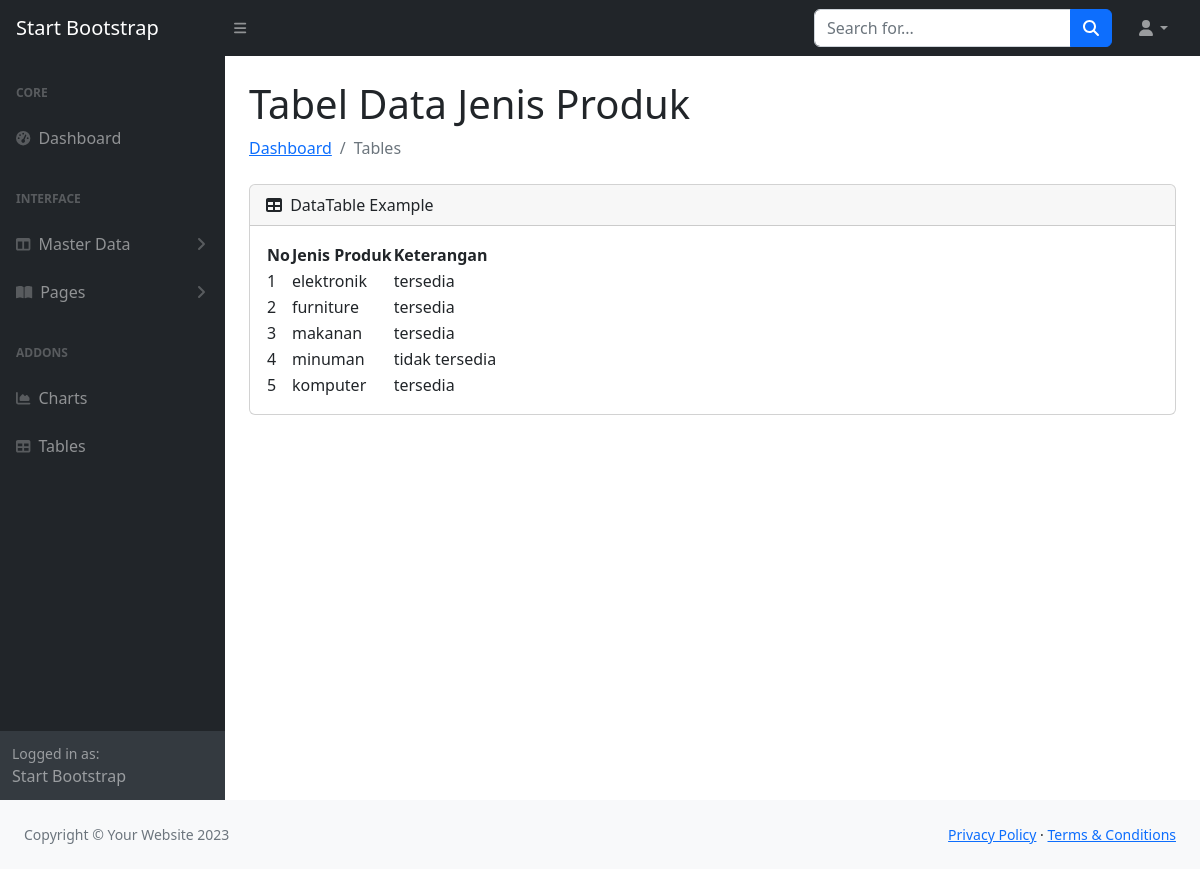
The app's page /admin/index.php?url=jenis_product with its own data.
### tables this page shows
CREATE TABLE `jenis_produk` (
  `id` int(11) NOT NULL,
  `nama` varchar(45) DEFAULT NULL,
  `keterangan` varchar(50) NOT NULL
);

### admin/models/jenis_produk.php (called while the page is built)
<?php
class JenisProduk{
    private $koneksi;
    public function __construct(){
        global $dbh;
        $this->koneksi = $dbh;
    }
    public function JenisProduk(){
        $sql = "SELECT * FROM jenis_produk";
        $ps = $this->koneksi->prepare($sql);
        $ps->execute();
        $rs = $ps->fetchAll();
        return $rs;
    }
}
?>

### admin/jenis_product.php (the view, shortened to what this page needs)
<?php
$model = new JenisProduk();
$jenis_produk = $model->JenisProduk();
?>
                        <h1 class="mt-4">Tabel Data Jenis Produk</h1>
                        <ol class="breadcrumb mb-4">
                            <li class="breadcrumb-item"><a href="index.html">Dashboard</a></li>
                            <li class="breadcrumb-item active">Tables</li>
                        </ol>
                        <div class="card mb-4">
                            <div class="card-header">
                                <i class="fas fa-table me-1"></i>
                                DataTable Example
                            </div>
                            <div class="card-body">
                                <table id="datatablesSimple">
                                <thead>
                                        <tr>
                                            <th>No</th>
                                            <th>Jenis Produk</th>
                                            <th>Keterangan</th>
                                        </tr>
                                    </thead>
                                    <tbody>
                                        <?php
                                        $no = 1;
                                        foreach($jenis_produk as $row){
                                        ?>
                                        <tr>
                                            <td><?= $no ?></td>
                                            <td><?= $row['nama']?></td>
                                            <td><?= $row['keterangan']?></td>
                                        </tr>
                                        <?php
                                        $no++;
                                        }
                                        ?>
                                    </tbody>
                                </table>
                            </div>
</div>
</div>

### records on screen
jenis_produk: nama "elektronik", keterangan "tersedia"
jenis_produk: nama "furniture", keterangan "tersedia"
jenis_produk: nama "makanan", keterangan "tersedia"
jenis_produk: nama "minuman", keterangan "tidak tersedia"
jenis_produk: nama "komputer", keterangan "tersedia"
